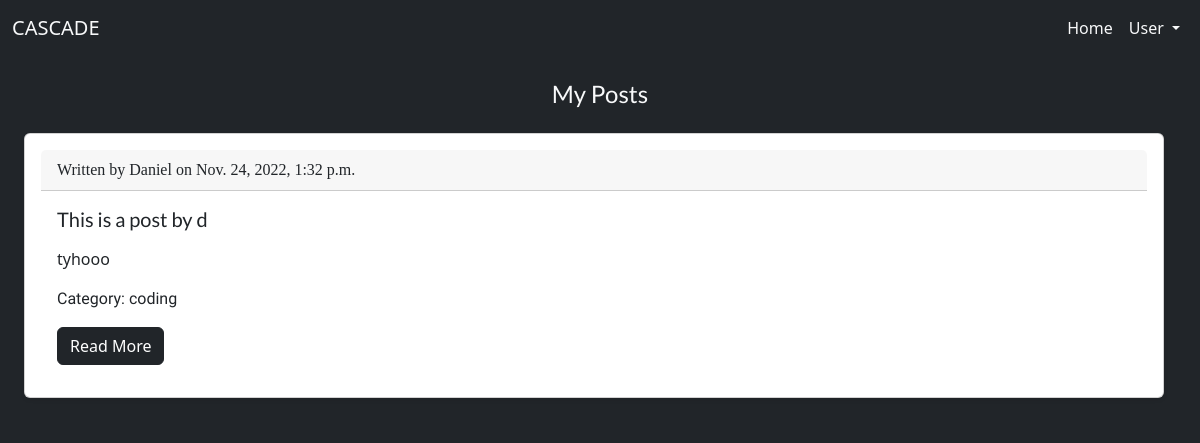
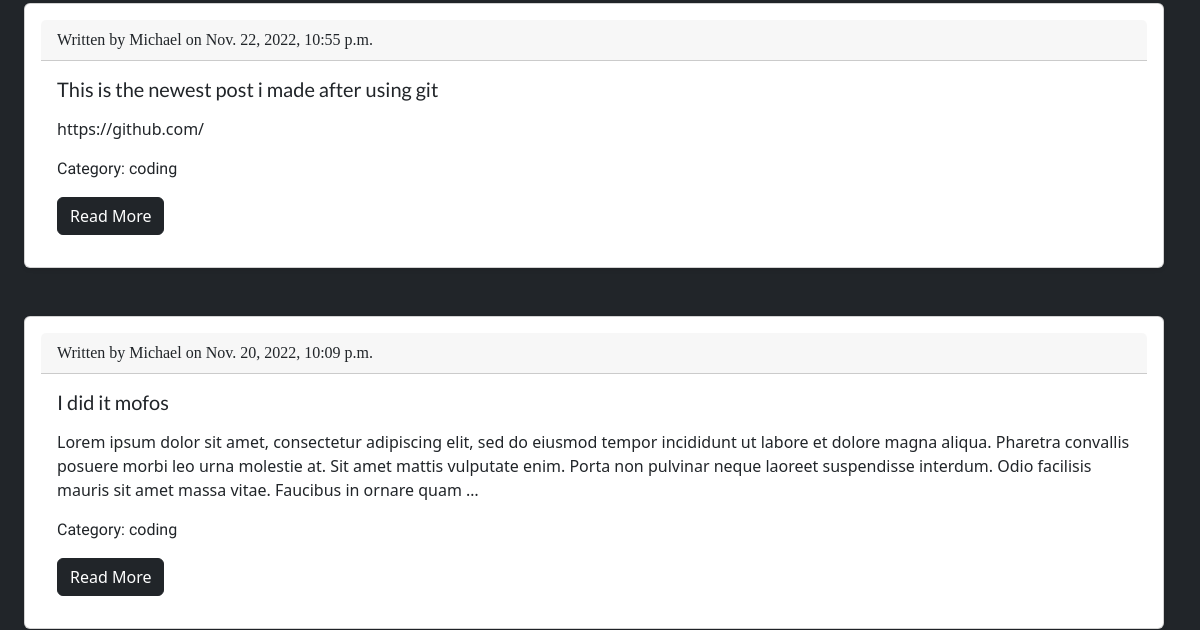
/ (upper part), run on an earlier commit of the app's database (2 pictures, top to bottom).
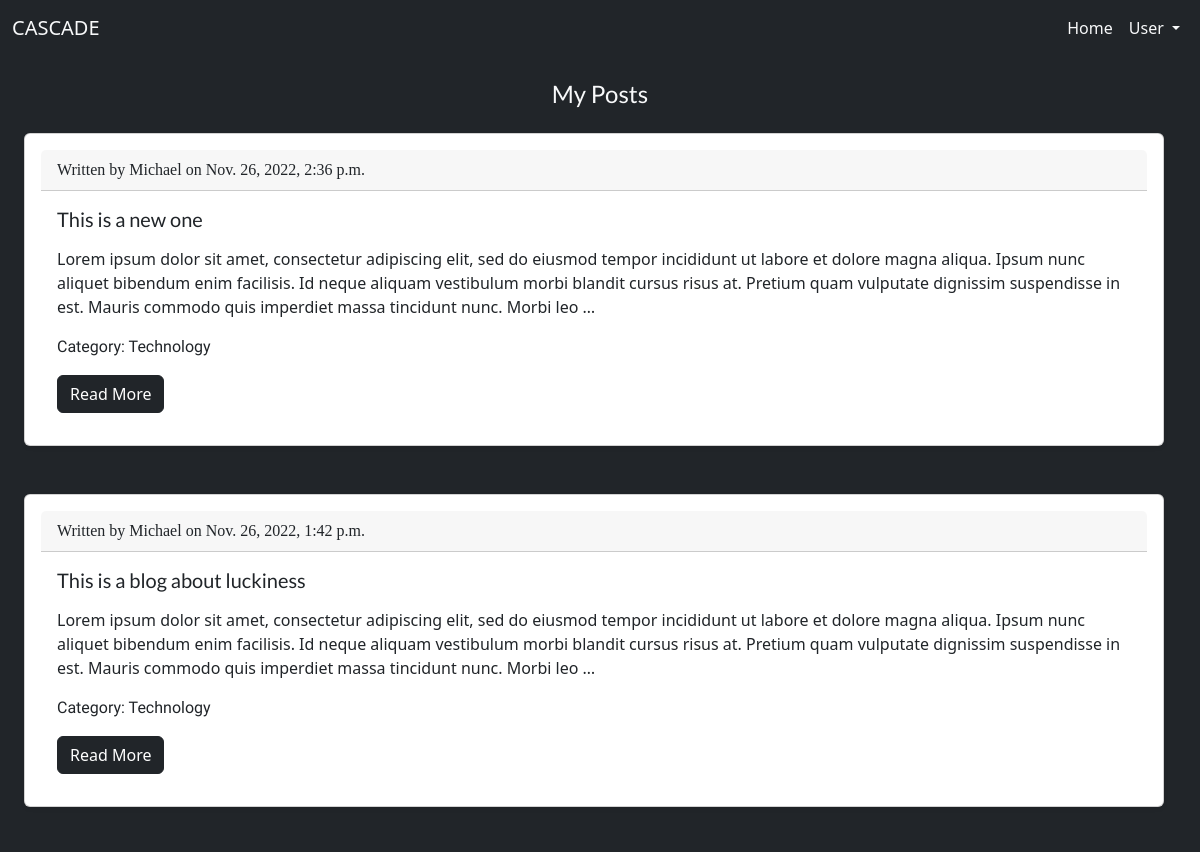
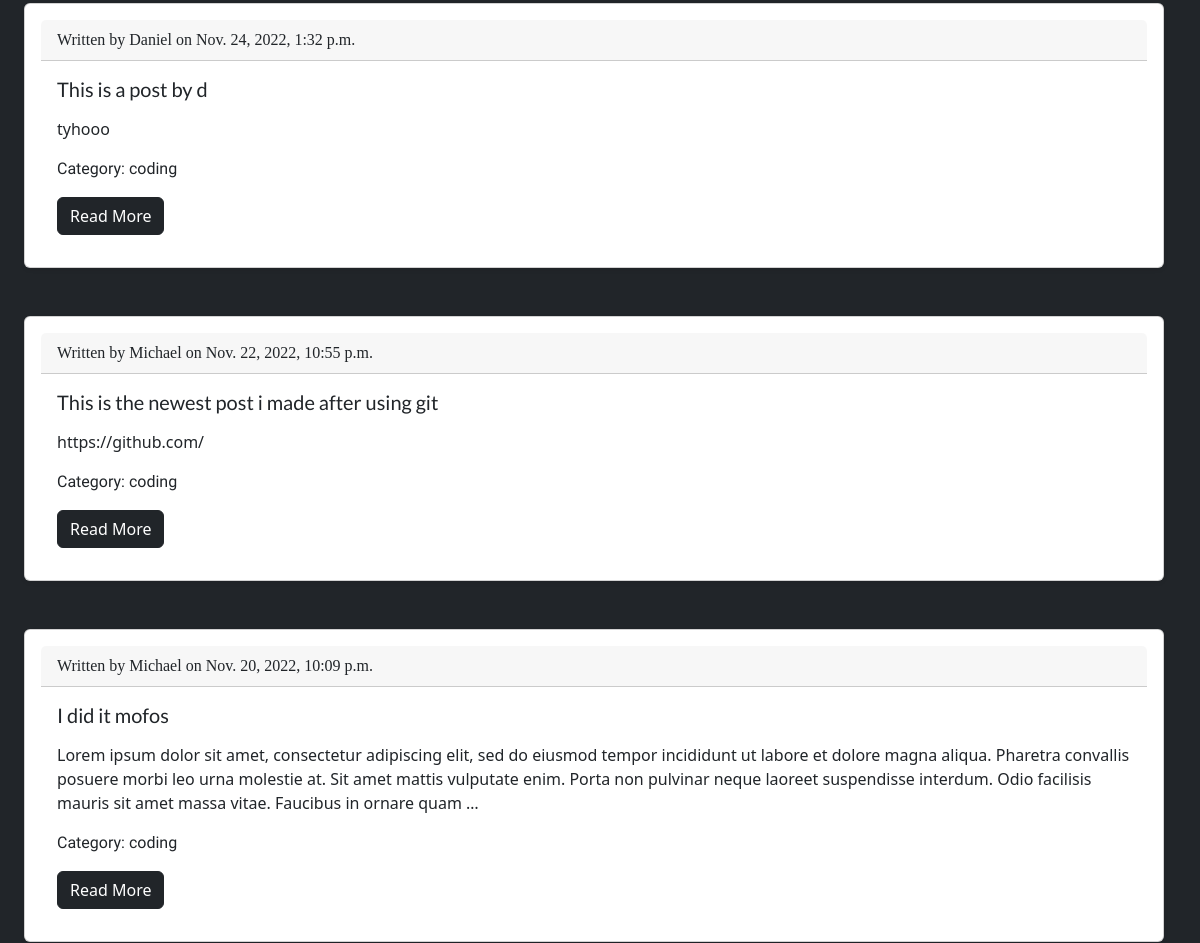
And on a later commit of the database (2 pictures, top to bottom).
### post/models.py (models this page shows, shortened)
class Posts(models.Model):
    STATUS_CHOICES = (
        ('draft', 'Draft'),
        ('published', 'published')
    )
    title = models.CharField(max_length=250, unique=True)
    author = models.ForeignKey(User, on_delete=models.CASCADE)
    body = models.TextField(blank=True)
    created = models.DateTimeField(auto_now=True)
    updated = models.DateTimeField(auto_now_add=True)
    publish = models.DateTimeField(default=timezone.now)
    status = models.CharField(choices=STATUS_CHOICES,default='published',max_length=10)
    category = models.CharField(max_length=500, default='coding')
    likes = models.ManyToManyField(User,related_name='blog_posts')
    class Meta:
        ordering =('publish',)

### post/views.py (the view)
# urls.py: path('',HomePageView.as_view(), name='home'),
class HomePageView(ListView):
    queryset = Posts.objects.filter(status ='published')
    template_name = 'home.html'

### templates/home.html (shortened to what this page needs)
{% extends 'base.html' %}
{%block content%}
<body class="bg-dark ">
    {%if user.is_authenticated %}
    <h4 class="home-title text-center m-4 text-light">{{user.username}}</h4>
     {%else%}
    <h4 class="home-title text-center m-4 text-light">My Posts</h4>
    {%endif%}
    {% for post in object_list reversed %}
    <div class="container container-fluid card shadow-sm p-3 mb-5 bg-body rounded m-4 p-3">
        <div class="card-header slanted">
         Written by {{post.author}} on {{post.publish}}
        </div>
        <div class="card-body">
            <h5 class="card-title home-title">{{post.title}}</h5>
            <p class="card-text home-text">{{post.body|truncatewords:50|linebreaks}}</p>
            <p class="card-text home-text">Category: {{post.category}}</p>
            <a href="{% url 'post_detail' post.pk %}" class="btn btn-dark ">Read More</a>
        </div>
    </div>
    {% endfor %}
</body>
{% endblock content%}

### templates/base.html (shortened to what this page needs)
{% load static %}
<!DOCTYPE html>
<html lang="en">
<head>
    <link rel="stylesheet" href="{% static 'style.css'%}">
    <link href="https://cdn.jsdelivr.net/npm/bootstrap@5.2.2/dist/css/bootstrap.min.css" rel="stylesheet">
</head>
<body>
{% if user.is_authenticated %}
    <nav class="navbar navbar-expand-lg bg-dark text-light ">
        <div class="container-fluid">
            <a class="navbar-brand text-light" href="{% url 'home' %}">CASCADE</a>
            <button class="navbar-toggler" type="button" data-bs-toggle="collapse" data-bs-target="#navbarNavDropdown" aria-controls="navbarNavDropdown" aria-expanded="false" aria-label="Toggle navigation">
                <span class="navbar-toggler-icon"></span>
          </button>
          <div class="collapse navbar-collapse" id="navbarNavDropdown">
              <ul class="navbar-nav ms-auto text-light">
                  <li class="nav-item">
                <a class="nav-link active text-light" aria-current="page" href="{% url 'home' %}">Home</a>
              </li>
              <li class="nav-item">
                <a class="nav-link active text-light" href="{% url 'create' %}">Create +</a>
              </li>
               <li class="nav-item">
                  <a class="nav-link active btn btn-danger text-light p-2 m-1" href="{% url 'logout'%}">Logout</a>
                </li>
              <!--<li class="nav-item dropdown">
                    <a class="nav-link dropdown-toggle" href="#" role="button" data-bs-toggle="dropdown" aria-expanded="false">
                        Dropdown link
                    </a>
                    <ul class="dropdown-menu">
                        <li><a class="dropdown-item" href="#">Sign In</a></li>
                        <li><a class="dropdown-item" href="#">Sign Up</a></li>
                        <li><a class="dropdown-item" href="#">Something else here</a></li>
                    </ul> -->
                </li>
            </ul>
        </div>
    </div>
</nav>
{%else%}
<nav class="navbar navbar-expand-lg bg-dark text-light ">
    <div class="container-fluid">
        <a class="navbar-brand text-light" href="{% url 'home' %}">CASCADE</a>
      <div class="collapse navbar-collapse" id="navbarNavDropdown">
          <ul class="navbar-nav ms-auto text-light">
              <li class="nav-item">
            <a class="nav-link active text-light" aria-current="page" href="{% url 'home' %}">Home</a>
          </li>
            <li class="nav-item dropdown">
                <a class="nav-link dropdown-toggle  text-light" href="{% url 'login' %}" role="button" data-bs-toggle="dropdown" aria-expanded="false">
                    User
                </a>
            </li>
        </ul>
    </div>
</div>
</nav>
{%endif%}
{% block content %}
    {% endblock content %}
</body>
</html>

### static/style.css (style rules this page uses)
.slanted { font-family: cursive; }
.home-title { font-family: 'Lato', sans-serif; }
.home-text { font-family: 'Roboto Condensed', sans-serif; }

What changed in the data, as far as the page shows it:
added Posts: author "Michael", publish "Nov. 26, 2022, 2:36 p.m.", title "This is a new one", body "Lorem ipsum dolor sit amet, consectetur adipiscing elit, sed do eiusmod tempor incididunt ut labore et dolore magna aliqua. Ipsum nunc aliquet bibendum enim facilisis. Id neque aliquam vestibulum morbi blandit cursus risus at. Pretium quam vulputate dignissim suspendisse in est. Mauris commodo quis imperdiet massa tincidunt nunc. Morbi leo …", category "Technology"
added Posts: author "Michael", publish "Nov. 26, 2022, 1:42 p.m.", title "This is a blog about luckiness", body "Lorem ipsum dolor sit amet, consectetur adipiscing elit, sed do eiusmod tempor incididunt ut labore et dolore magna aliqua. Ipsum nunc aliquet bibendum enim facilisis. Id neque aliquam vestibulum morbi blandit cursus risus at. Pretium quam vulputate dignissim suspendisse in est. Mauris commodo quis imperdiet massa tincidunt nunc. Morbi leo …", category "Technology"
